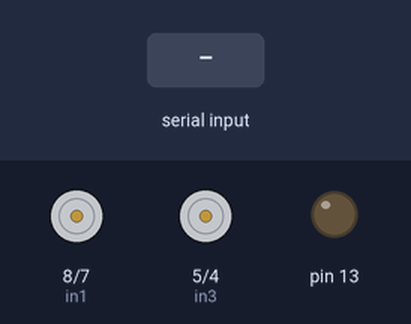
Simulated run of this sketch. Board: Arduino Uno, built with avr-gcc and run on an emulated ATmega328P. Parts: motor-driver pin pairs drawn as motors (green arrow = first pin HIGH = forward, orange = second pin HIGH = backward, longer = more drive, scaled by the enable pin), output pins drawn as LEDs (lit = HIGH). The inputs (shaded band) are chosen by the test bench.

Above: at 1.2 s.
1.3 s: "S\n" received over Serial
At 2.5 s:
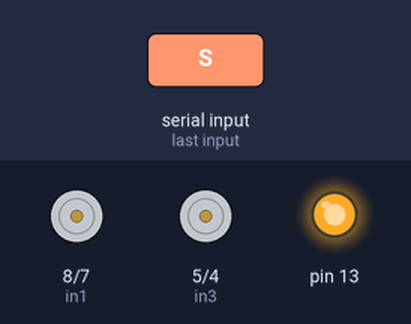
2.8 s: "F\n" received over Serial
At 3.7 s:
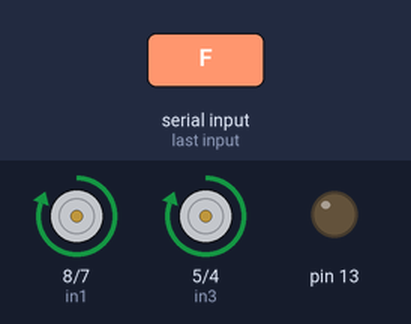
4.3 s: "R\n" received over Serial
At 4.9 s:
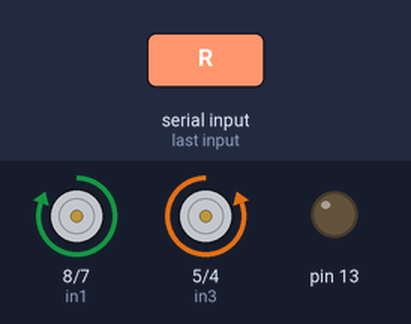
5.8 s: "L\n" received over Serial
At 7.0 s:
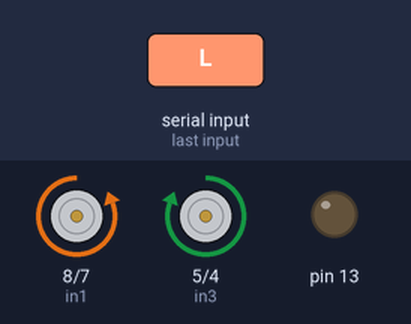
7.3 s: "B\n" received over Serial
At 8.3 s:
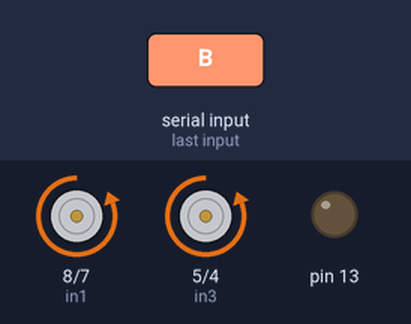
Timing chart, 0 to 9.8 s (numbered marks = the images above; inputs shaded):
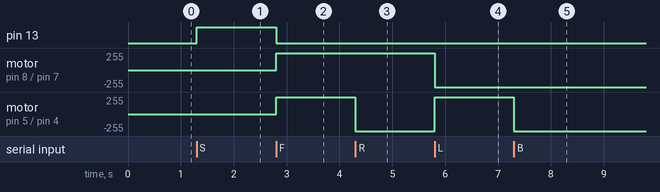

The sketch:

main.ino
```cpp
int enA = 9;
int in1 = 8;
int in2 = 7;

int enB = 3;
int in3 = 5;
int in4 = 4;

void setup() {
  // Set all the motor control pins to outputs
  pinMode(enA, OUTPUT);
  pinMode(in1, OUTPUT);
  pinMode(in2, OUTPUT);
  pinMode(enB, OUTPUT);
  pinMode(in3, OUTPUT);
  pinMode(in4, OUTPUT);
  pinMode(13, OUTPUT);

  digitalWrite(enA, 1);
  digitalWrite(enB, 1);

  Serial.begin(9600);
}

void loop() {
  if (Serial.available() > 0) {
    char serialData = char(Serial.read());

    if (serialData != '\n' and serialData != '\r') {
      switch (serialData) {
        case 'S':
          stop();
          digitalWrite(13, 1);
          break;

        case 'F':
          moveForward();
          digitalWrite(13, 0);
          break;

        case 'R':
          digitalWrite(13, 0);
          turnRight();
          break;

        case 'L':
          digitalWrite(13, 0);
          turnLeft();
          break;

        case 'B':
          digitalWrite(13, 0);
          moveBackward();
          break;
      }
    }
  }
}


void moveForward() {
  digitalWrite(in1, HIGH);
  digitalWrite(in2, LOW);
  digitalWrite(in3, HIGH);
  digitalWrite(in4, LOW);
}

void moveBackward() {
  digitalWrite(in1, LOW);
  digitalWrite(in2, HIGH);
  digitalWrite(in3, LOW);
  digitalWrite(in4, HIGH);
}

void stop() {
  digitalWrite(in1, LOW);
  digitalWrite(in2, LOW);
  digitalWrite(in3, LOW);  //STOP
  digitalWrite(in4, LOW);
}

void turnRight() {
  digitalWrite(in1, HIGH);
  digitalWrite(in2, LOW);
  digitalWrite(in3, LOW);
  digitalWrite(in4, HIGH);
}

void turnLeft() {
  digitalWrite(in1, LOW);
  digitalWrite(in2, HIGH);
  digitalWrite(in3, HIGH);
  digitalWrite(in4, LOW);
}
```

Measured:
- after the input at 1.3 s, pin 13: LOW → HIGH at once
- after the input at 2.8 s, pin 13: HIGH → LOW at once; motor on pin 8 (in1) / pin 7 (in2), motor on pin 5 (in3) / pin 4 (in4): stopped → forward 255/255 at once
- after the input at 4.3 s, motor on pin 5 (in3) / pin 4 (in4): forward 255/255 → backward 255/255 at once
- after the input at 5.8 s, motor on pin 8 (in1) / pin 7 (in2): forward 255/255 → backward 255/255 at once; motor on pin 5 (in3) / pin 4 (in4): backward 255/255 → forward 255/255 at once
- after the input at 7.3 s, motor on pin 5 (in3) / pin 4 (in4): forward 255/255 → backward 255/255 at once
